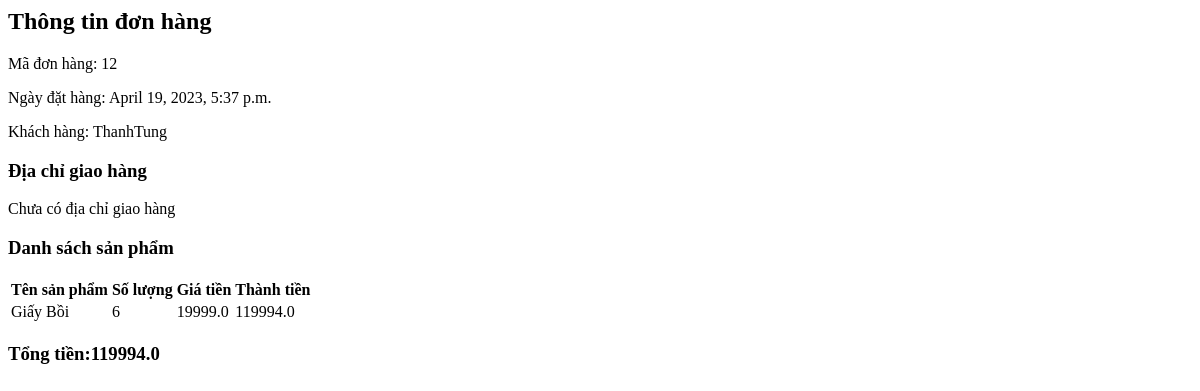
The app's page /orders/12/, older data.
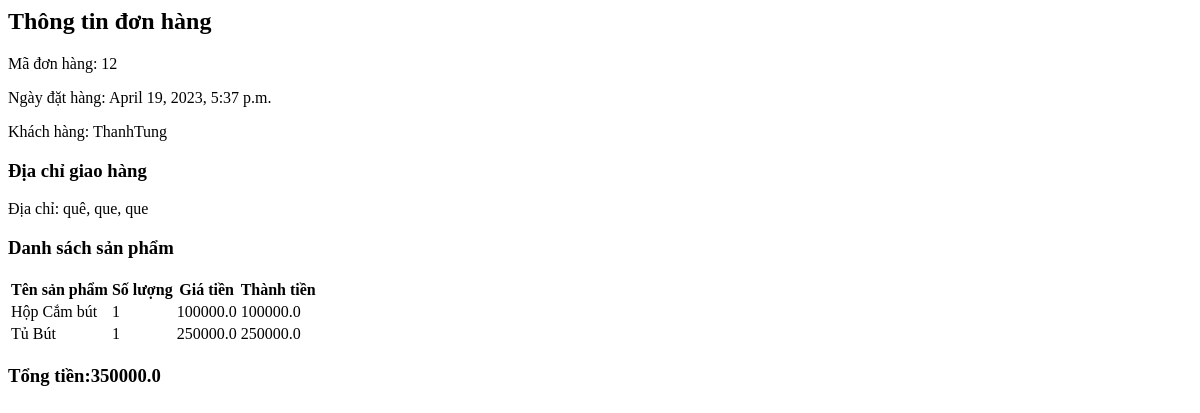
The same page, newer data.
### store/models.py (models this page shows, shortened)
class OrderItem(models.Model):
    order = models.ForeignKey(Order, null=True, on_delete=models.SET_NULL, blank=True)
    product = models.ForeignKey(Product, null=True, on_delete=models.SET_NULL, blank=True)
    quantity = models.IntegerField(default=0, null= True, blank= False)
    date_added = models.DateTimeField(auto_now_add= True)
    @property
    def get_total(self):
        total = self.product.price * self.quantity
        return total
    @classmethod
    def get_order_items_by_order(cls, order_id):
        order_items = cls.objects.filter(order_id=order_id)
        return order_items

class Product(models.Model):
    name = models.CharField(max_length= 200, null= True)
    price = models.FloatField()
    category = models.ForeignKey(Category, null= True, on_delete=models.SET_NULL, blank= True)
    digital = models.BooleanField(default= False, null = True, blank= False)
    description = models.TextField(null=True, blank=True)
    image = models.ImageField(null=True, blank= True)

class Order(models.Model):
    customer = models.ForeignKey(Customer, null= True, on_delete=models.SET_NULL, blank= True)
    date_ordered = models.DateTimeField(auto_now_add= True)
    complete = models.BooleanField(default= False, null = True, blank= False)#Don hang mac dinh phai la chua hoan thanh
    transaction_id = models.CharField(max_length= 200, null = True)
    @property
    def get_cart_total(self):
        orderitems = self.orderitem_set.all()
        total = sum([item.get_total for item in orderitems])
        return total
    def get_shipping_addresses(self):
        shipping_addresses = ShippingAddree.objects.filter(order=self)
        return shipping_addresses

class Customer(models.Model):
        user = models.OneToOneField(User, null = True, blank= True, on_delete=models.CASCADE)
        name = models.CharField(max_length=200, null = True)
        email = models.CharField(max_length= 200, null = True)

class ShippingAddree(models.Model):
    customer = models.ForeignKey(Customer, null= True, on_delete=models.SET_NULL, blank=True)
    order = models.ForeignKey(Order, null= True, on_delete=models.SET_NULL, blank=True )
    address = models.CharField(max_length= 200, null= True)
    city = models.CharField(max_length= 200, null= True)
    state = models.CharField(max_length= 200, null= True)
    zip_code = models.CharField(max_length= 200, null= True)
    date_added = models.DateTimeField(auto_now_add= True)

### store/views.py (the view)
# urls.py: path('orders/<int:order_id>/', views.view_order, name='view_order'),
def view_order(request, order_id):
    order = get_object_or_404(Order, id=order_id)
    order_items = OrderItem.get_order_items_by_order(order).order_by('-date_added')
    customer = order.customer
    shipping_addresses = order.get_shipping_addresses()
    context = {
        'order': order,
        'order_items': order_items,
        'customer': customer,
        'shipping_addresses': shipping_addresses,
    }
    return render(request, 'store/view_order.html', context)

### store/templates/store/view_order.html
    <h2>Thông tin đơn hàng</h2>
    <p>Mã đơn hàng: {{ order.id }}</p>
    <p>Ngày đặt hàng: {{ order.date_ordered }}</p>
    <p>Khách hàng: {{ order.customer.name }}</p>
    <h3>Địa chỉ giao hàng</h3>
    {% for address in order.get_shipping_addresses %}
        <p>Địa chỉ: {{ address.address }},
        {{ address.city }},
         {{ address.state }}
     </p>
    {% empty %}
        <p>Chưa có địa chỉ giao hàng</p>
    {% endfor %}
    <h3>Danh sách sản phẩm</h3>
    <table>
        <thead>
            <tr>
                <th>Tên sản phẩm</th>
                <th>Số lượng</th>
                <th>Giá tiền</th>
                <th>Thành tiền</th>
            </tr>
        </thead>
        <tbody>
            {% for order_item in order.orderitem_set.all %}
                <tr>
                    <td>{{ order_item.product.name }}</td>
                    <td>{{ order_item.quantity }}</td>
                    <td>{{ order_item.product.price }}</td>
                    <td>{{ order_item.get_total }}</td>
                </tr>
            {% endfor %}
        </tbody>
    </table>
    <h3>Tổng tiền:{{ order.get_cart_total }}<h3>

Row changes from the older to the newer data that the page shows:
removed OrderItem: product.name "Giấy Bồi", quantity "6", product.price "19999.0", get_total "119994.0"
changed Order "ThanhTung": get_cart_total "119994.0" → "350000.0"
added ShippingAddree: address "quê", city "que", state "que"
added OrderItem: product.name "Hộp Cắm bút", quantity "1", product.price "100000.0", get_total "100000.0"
added OrderItem: product.name "Tủ Bút", quantity "1", product.price "250000.0", get_total "250000.0"
Text that changed along with them:
text no longer shown: "Chưa có địa chỉ giao hàng"
